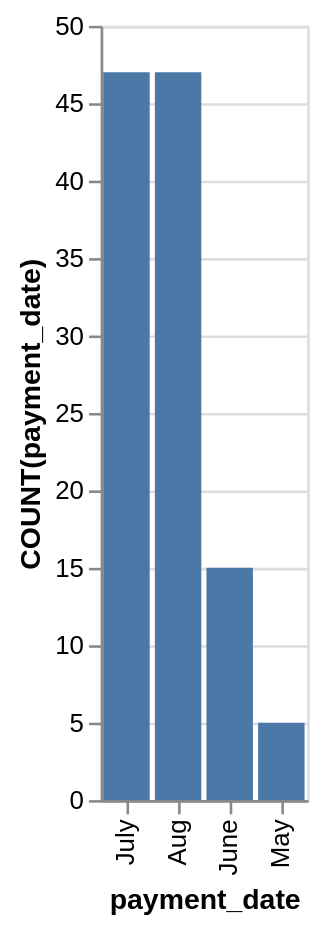

Vega-Lite specification stored for this chart:
### Vega-Lite specification from a JSON file in a GitHub repository (floating-point values rounded to 4 significant figures)
{"data": {"values": [{"x_data": "July", "y_data": 47}, {"x_data": "Aug", "y_data": 47}, {"x_data": "June", "y_data": 15}, {"x_data": "May", "y_data": 5}]}, "mark": "bar", "encoding": {"x": {"field": "x_data", "type": "nominal", "title": "payment_date", "sort": {"op": "sum", "field": "y_data", "order": "descending"}}, "y": {"field": "y_data", "type": "quantitative", "title": "COUNT(payment_date)"}}}
